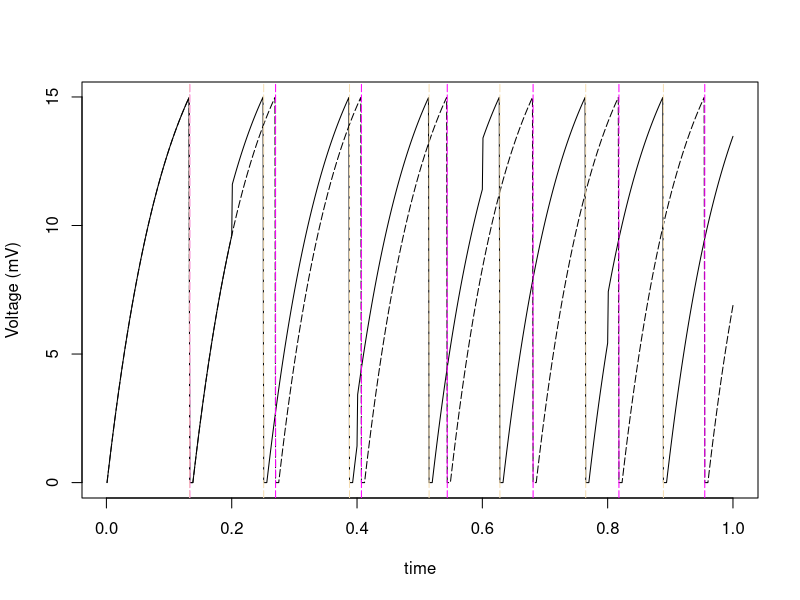

Here is the R script that generated this plot:
# Noah Gundotra (MSN) 12-5-16
# Updated neuron simulator that allows us to
#   interact with PRC at any given time.
#   Times and voltages we want to perturb neuron
#   with are given in Nx2 "perturb" matrix.
#   See function for more. No example given. My bad.

simulateLIF = function(milliseconds,
                       perturb,            # matrix of times and amt voltage
                       absRefractory = 5,
                       stimDefault = 20
                       ) { 
  # returns voltage for both cells... (unperturbed comes first)
  # iter            - time (no units)
  # absRefractory   - time of refractory (no units)
  iter = milliseconds*1000
  dormantCell = array(0, iter) # voltage (mV)
  activeCell = array(0, iter)
  
  stim = array(stimDefault, iter)
  
  dt = .0105                # seemed like a good value
  R = 1                   # resistance
  T = 1                   # time membrane onstant
  dormantRefractory = 0          # set to 0 (assuming neuron hasn't spiked b4 simulation start)
  activeRefractory = 0  
  c = 1                   # index
  
  while (c < iter) {
    if (dormantRefractory <= 0) {
      # this sets up refractory period
      dv = ((-dormantCell[c] + R * stim[c]) / T) * dt
      dormantCell[c + 1] = dormantCell[c] + dv
    }
    else {
      dormantRefractory = dormantRefractory - 1
    }
    if (activeRefractory <= 0) {
      # this sets up refractory period
      dv = ((-activeCell[c] + R * stim[c]) / T) * dt
      activeCell[c + 1] = activeCell[c] + dv
    }
    else {
      activeRefractory = activeRefractory - 1
    }
    for (i in 1:dim(perturb)[1]) {
      if (perturb[i,1]*1000 == c) { # there should be max 1 voltage per time
        activeCell[c+1] = activeCell[c] + perturb[i,2]
      }
    }
    if (dormantCell[c + 1] > 15) {
      dormantCell[c + 1] = 0
      dormantRefractory = absRefractory
    }
    if (activeCell[c + 1] > 15) {
      activeCell[c + 1] = 0
      activeRefractory = absRefractory
    }
    c = c + 1 #reset voltage when it gets to 15
  }                                     #loop for 5 iterations
  return(cbind(dormantCell, activeCell))
}

time = 1
perturbMat = matrix(2, # voltage perturbation
                 nrow=5,
                 ncol=2)
for (i in 1:dim(perturbMat)[1]) {
  perturbMat[i,1] = i*time/(dim(perturbMat)[1])
}
voltageMat = simulateLIF(time, perturbMat)
unperturbHist = voltageMat[,1]
perturbHist = voltageMat[,2]

iter = dim(voltageMat)[1]

plot((1:iter) / iter,
     unperturbHist,
     lty=23,
     type = 'l',
     xlab = "time",
     ylab = "Voltage (mV)")

points((1:iter)/iter, perturbHist, type = 'l')
unperturbSpike = array(0)
perturbSpike = array(0)
for(i in 2:iter) {
  if (unperturbHist[i] == 0 && unperturbHist[i-1] > 0) {
    unperturbSpike = c(unperturbSpike, i)
    abline(v = i / iter, lty=23, col = 'magenta')
  }
  if (perturbHist[i] == 0 && perturbHist[i-1] > 0) {
    perturbSpike = c(perturbSpike, i)
    abline(v = i / iter, lty=23, col = 'wheat')
  }
}